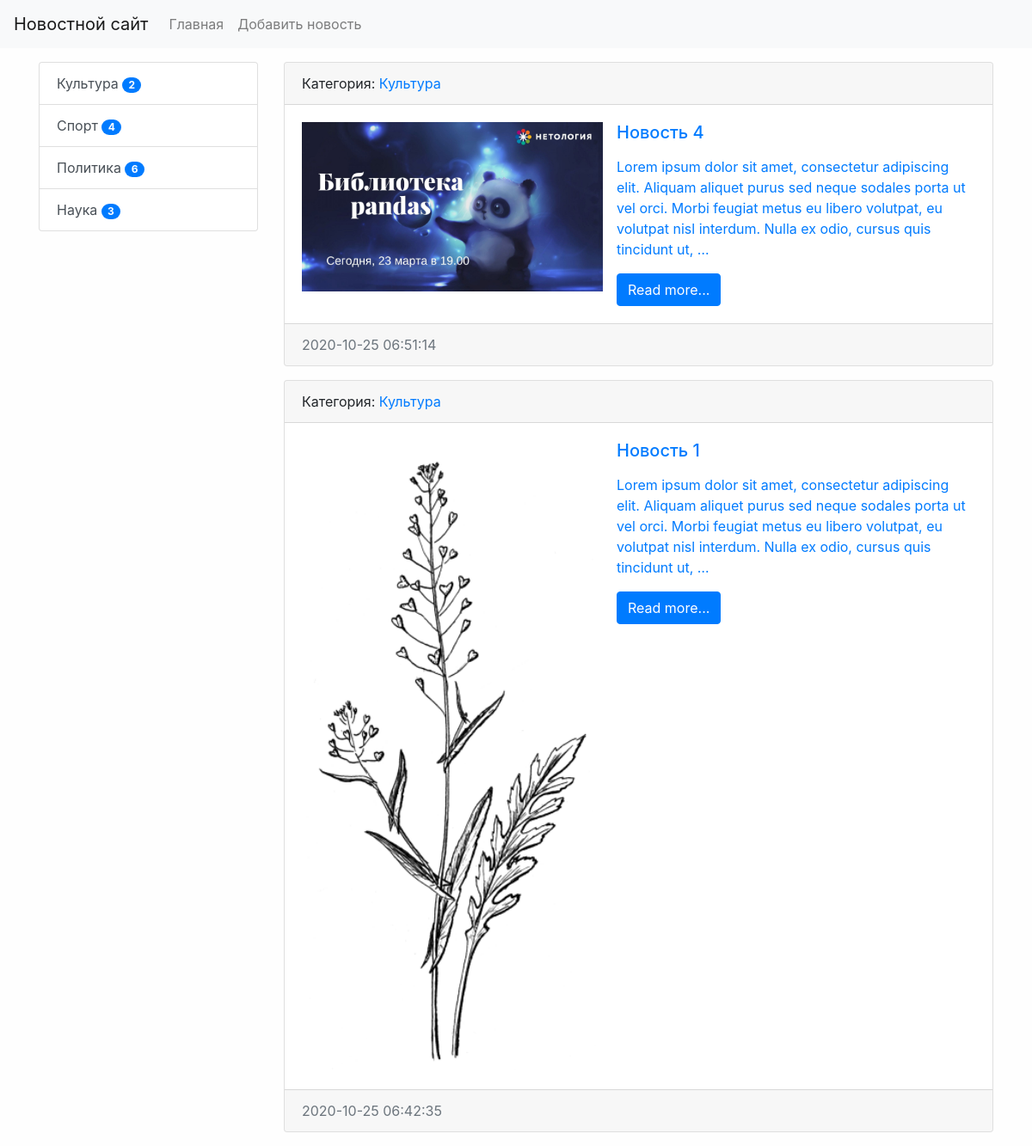
Page /category/1/ on the committed database.
### news/models.py (models this page shows, shortened)
class Category(models.Model):
    title = models.CharField(max_length=150, db_index=True, verbose_name='Наименование категории')
    def get_absolute_url(self):
        return reverse('category', kwargs={'category_id': self.pk})
    def __str__(self):
        return self.title
    class Meta:
        verbose_name = 'Категория'
        verbose_name_plural = 'Категории'
        ordering = ['title']

class News(models.Model):
    title = models.CharField(max_length=150, verbose_name='Наименование')
    content = models.TextField(blank=True, verbose_name='Контент')
    created_at = models.DateTimeField(auto_now_add=True, verbose_name='Дата публикации')  # устанавливаются лишь раз
    updated_at = models.DateTimeField(auto_now=True, verbose_name='Обновлено')  # обновляется при каждом редактировании
    photo = models.ImageField(upload_to='photos/%Y/%m/%d/', blank=True, verbose_name='Фото')
    is_published = models.BooleanField(default=True, verbose_name='Опубликовано')
    category = models.ForeignKey('Category', on_delete=models.PROTECT, verbose_name='Категория')
    views = models.IntegerField(default=0)
    def get_absolute_url(self):
        return reverse('view_news', kwargs={'pk': self.pk})
    class Meta:
        verbose_name = 'Новость'
        verbose_name_plural = 'Новости'
        ordering = ['-created_at']

### news/views.py (the view)
# urls.py: path('category/<int:category_id>/', NewsByCategory.as_view(), name='category'),
class NewsByCategory(ListView):
    model = News
    template_name = 'news/home_news_list.html'
    context_object_name = 'news'
    allow_empty = False
    def get_context_data(self, *, object_list=None, **kwargs):
        context = super().get_context_data(**kwargs)
        context['title'] = Category.objects.get(pk=self.kwargs['category_id'])
        return context
    def get_queryset(self):
        return News.objects.filter(category_id=self.kwargs['category_id'], is_published=True).\
            select_related('category')

### news/templatetags/news_tags.py (called while the page is built)
@register.inclusion_tag('news/list_categories.html')
def show_categories(arg1='Hello', arg2='world'):
    categories = Category.objects.annotate(cnt=Count('news')).filter(cnt__gt=0)
    return {"categories": categories, "arg1": arg1, "arg2": arg2}

### news/templates/news/home_news_list.html (shortened to what this page needs)
{% extends 'base.html' %}
{% block sidebar %}
{% include 'inc/_sidebar.html' %}
{% endblock %}
{% block content %}
{% for item in news %}
<div class="card mb-3">
    <div class="card-header">
        Категория: <a href="{{ item.category.get_absolute_url }}"</a>{{ item.category }}
    </div>
    <div class="card-body">
        <div class="media">
            {% if item.photo %}
            <img src="{{ item.photo.url }}" alt="" width="350" class="mr-3">
            {% else %}
            <img src="https://picsum.photos/id/237/200/300" alt="" width="350" class="mr-3">
            {% endif %}
            <div class="media-body">
                <h5 class="card-title">{{ item.title }}</h5>
                <p class="card-text">{{ item.content|linebreaks|truncatewords:35 }}</p>
                <a href="{{ item.get_absolute_url }}" class="btn btn-primary">Read more...</a>
            </div>
        </div>
    </div>
    <div class="card-footer text-muted">
        {{ item.created_at|date:"Y-m-d H:i:s" }}
    </div>
</div>
{% empty %}
Ooops...
{% endfor %}
{% endblock %}

### news/templates/news/list_categories.html
<div class="list-group">
    {% for item in categories %}
    <a href="{{ item.get_absolute_url }}" class="list-group-item list-group-item-action">{{ item.title }}
                <span class="badge badge-primary badge-pill">{{ item.cnt }}</span></a>
    {% endfor %}
</div>

### mysite/static/css/style.css (style rules this page uses)
body { background-color: #fefefe; }

### rows in the picture
Category: title "Культура", cnt "2"
Category: title "Спорт", cnt "4"
Category: title "Политика", cnt "6"
Category: title "Наука", cnt "3"
News: category "Культура", photo (picture), title "Новость 4", content "Lorem ipsum dolor sit amet, consectetur adipiscing elit. Aliquam aliquet purus sed neque sodales porta ut vel orci. Morbi feugiat metus eu libero volutpat, eu volutpat nisl interdum. Nulla ex odio, cursus quis tincidunt ut, …", created_at "2020-10-25 06:51:14"
News: category "Культура", photo (picture), title "Новость 1", content "Lorem ipsum dolor sit amet, consectetur adipiscing elit. Aliquam aliquet purus sed neque sodales porta ut vel orci. Morbi feugiat metus eu libero volutpat, eu volutpat nisl interdum. Nulla ex odio, cursus quis tincidunt ut, …", created_at "2020-10-25 06:42:35"
